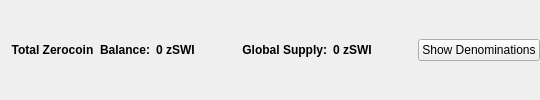
                       <widget class="QFrame" name="balanceSupplyFrame">
                        <layout class="QHBoxLayout" name="horizontalLayout_2" stretch="0,0,0,1,0">
                         <property name="rightMargin">
                          <number>0</number>
                         </property>
                         <item>
                          <layout class="QHBoxLayout" name="horizontalLayout_34">
                           <item>
                            <widget class="QLabel" name="labelzAvailableText_3">
                             <property name="font">
                              <font>
                               <weight>75</weight>
                               <bold>true</bold>
                              </font>
                             </property>
                             <property name="toolTip">
                              <string>Total Balance including unconfirmed and immature zSWI</string>
                             </property>
                             <property name="text">
                              <string>Total Zerocoin  Balance:</string>
                             </property>
                             <property name="alignment">
                              <set>Qt::AlignRight|Qt::AlignTrailing|Qt::AlignVCenter</set>
                             </property>
                            </widget>
                           </item>
                           <item>
                            <widget class="QLabel" name="labelzAvailableAmount_4">
                             <property name="minimumSize">
                              <size>
                               <width>40</width>
                               <height>0</height>
                              </size>
                             </property>
                             <property name="font">
                              <font>
                               <weight>75</weight>
                               <bold>true</bold>
                              </font>
                             </property>
                             <property name="toolTip">
                              <string>Total Balance including unconfirmed and immature zSWI</string>
                             </property>
                             <property name="text">
                              <string>0 zSWI</string>
                             </property>
                             <property name="alignment">
                              <set>Qt::AlignLeading|Qt::AlignLeft|Qt::AlignVCenter</set>
                             </property>
                            </widget>
                           </item>
                          </layout>
                         </item>
                         <item>
                          <spacer name="horizontalSpacer_32">
                           <property name="orientation">
                            <enum>Qt::Horizontal</enum>
                           </property>
                           <property name="sizeHint" stdset="0">
                            <size>
                             <width>40</width>
                             <height>20</height>
                            </size>
                           </property>
                          </spacer>
                         </item>
                         <item>
                          <layout class="QHBoxLayout" name="horizontalLayout_35">
                           <item>
                            <widget class="QLabel" name="labelZsupplyText_2">
                             <property name="font">
                              <font>
                               <weight>75</weight>
                               <bold>true</bold>
                              </font>
                             </property>
                             <property name="text">
                              <string>Global Supply:</string>
                             </property>
                             <property name="alignment">
                              <set>Qt::AlignRight|Qt::AlignTrailing|Qt::AlignVCenter</set>
                             </property>
                            </widget>
                           </item>
                           <item>
                            <widget class="QLabel" name="labelZsupplyAmount_2">
                             <property name="font">
                              <font>
                               <weight>75</weight>
                               <bold>true</bold>
                              </font>
                             </property>
                             <property name="text">
                              <string>0 zSWI</string>
                             </property>
                            </widget>
                           </item>
                          </layout>
                         </item>
                         <item>
                          <spacer name="horizontalSpacer_31">
                           <property name="orientation">
                            <enum>Qt::Horizontal</enum>
                           </property>
                           <property name="sizeHint" stdset="0">
                            <size>
                             <width>40</width>
                             <height>20</height>
                            </size>
                           </property>
                          </spacer>
                         </item>
                         <item>
                          <widget class="QPushButton" name="pushButtonShowDenoms">
                           <property name="toolTip">
                            <string>Show zSWI denominations list</string>
                           </property>
                           <property name="text">
                            <string>Show Denominations</string>
                           </property>
                          </widget>
                         </item>
                        </layout>
                       </widget>
